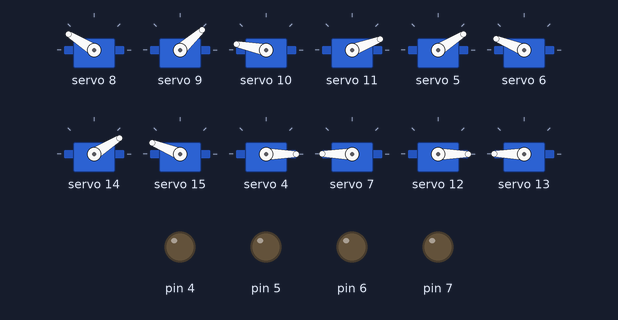
This sketch was run on a simulated Arduino Nano, built with avr-gcc and run on an emulated ATmega328P. Shown: 12 × servo, output pins drawn as LEDs (lit = HIGH).

Above: at 0.05 s.
At 5.55 s:
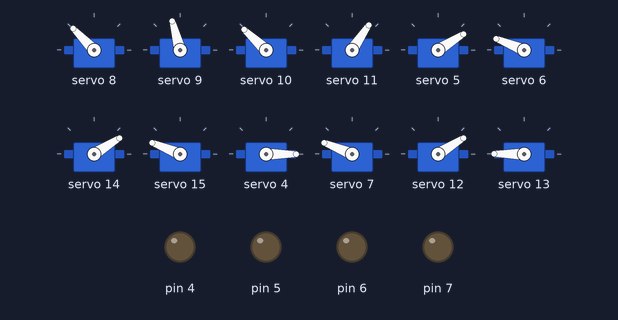
At 11.15 s:
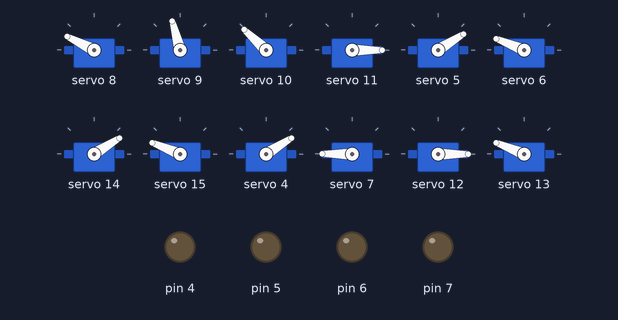
At 16.75 s:
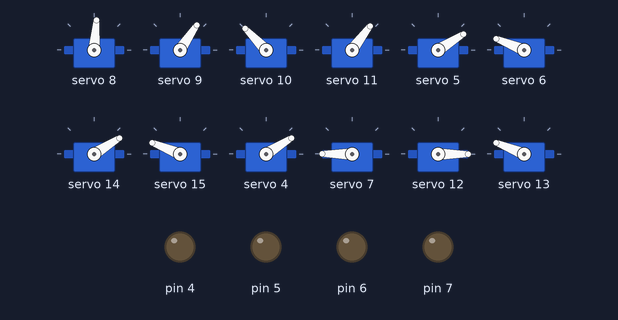
At 22.35 s:
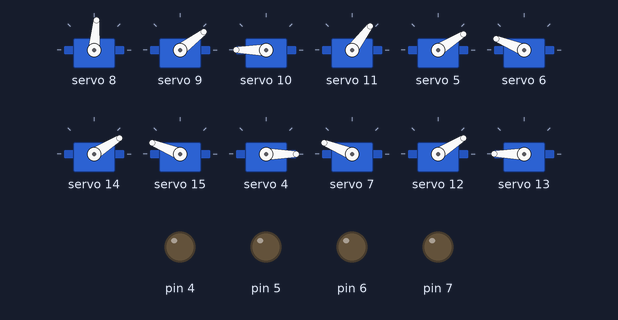
Timing chart, 0 to 29.1 s (numbered marks = the images above):
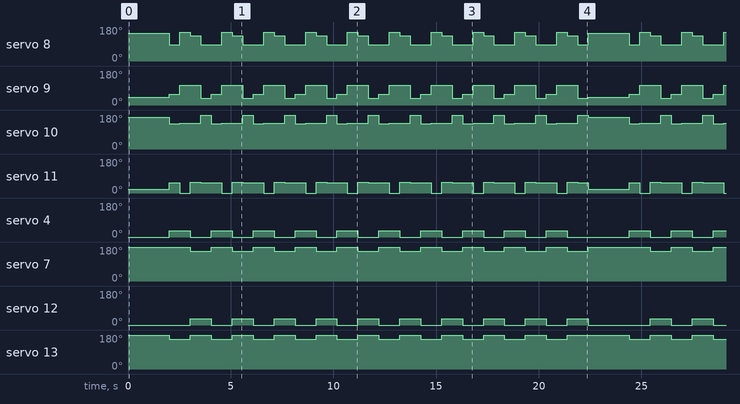

The sketch:

quadruped_walking_robot_arduino_program.ino
```cpp
#include <Wire.h>
#include <Adafruit_PWMServoDriver.h>
#include "aoqwrap.h"

AOQWRobotController RC;

typedef enum {
  FLEFT, /*front left*/
  FRIGHT, /*front right*/
  BLEFT, /*back left*/
  BRIGHT /*back right*/
} legPosition;

void setup() {
  RC.BoardInit();

  Serial.begin(115200);

  //実験に必要
  RC.setMultiPin(0);
  // delay(10000);
}


/*Part name of the servo connected to PCA9685*/
//head
#define left_head_servo 0
#define right_head_servo 1
#define center_head_servo 2
//front leg (left)
#define front_leg_left_1 5
#define front_leg_left_2 4
#define front_left_shoulder 8
//front leg (right)
#define front_leg_right_1 6
#define front_leg_right_2 7
#define front_right_shoulder 9
//back leg (left)
#define back_leg_left_1 14
#define back_leg_left_2 12
#define back_left_shoulder 10
//back leg (right)
#define back_leg_right_1 15
#define back_leg_right_2 13
#define back_right_shoulder 11

int fll[] = {front_left_shoulder, front_leg_left_1, front_leg_left_2};
int flr[] = {front_right_shoulder, front_leg_right_1, front_leg_right_2};
int bll[] = {back_left_shoulder, back_leg_left_1, back_leg_left_2};
int blr[] = {back_right_shoulder, back_leg_right_1, back_leg_right_2};

void standUp(){
  int i, arg;
  for(i=0; i<3; i++){
    switch(i){
      case 0:
        arg = 100;
        RC.servoWrite(fll[i], arg, DS3218MG);
        RC.servoWrite(flr[i], 180-arg, DS3218MG);
        RC.servoWrite(bll[i], arg+10, DS3218MG);
        RC.servoWrite(blr[i], 180-arg-10, DS3218MG);
        break;
      case 1:
        arg = 30;
        RC.servoWrite(fll[i], 30, DS3218MG);
        RC.servoWrite(flr[i], 180-30, DS3218MG);
        RC.servoWrite(bll[i], 30, DS3218MG);
        RC.servoWrite(blr[i], 180-30, DS3218MG);
        break;
      case 2:
        arg = 70;
        RC.servoWrite(fll[i], arg, DS3218MG);
        RC.servoWrite(flr[i], 180-arg, DS3218MG);
        RC.servoWrite(bll[i], arg, DS3218MG);
        RC.servoWrite(blr[i], 180-arg, DS3218MG);
        break;
      default:
        break;
    }
  }
}

void squat(){
  int i, arg;
  for(i=0; i<3; i++){
    switch(i){
      case 0:
        arg = 140;
        RC.servoWrite(fll[i], arg, DS3218MG);
        RC.servoWrite(flr[i], 180-arg, DS3218MG);
        RC.servoWrite(bll[i], arg+20, DS3218MG);
        RC.servoWrite(blr[i], 180-arg-20, DS3218MG);
        break;
      case 1:
        arg = 30;
        RC.servoWrite(fll[i], arg, DS3218MG);
        RC.servoWrite(flr[i], 180-arg, DS3218MG);
        RC.servoWrite(bll[i], arg, DS3218MG);
        RC.servoWrite(blr[i], 180-arg, DS3218MG);
        break;
      case 2:
        arg = 0;
        RC.servoWrite(fll[i], arg, DS3218MG);
        RC.servoWrite(flr[i], 180-arg, DS3218MG);
        RC.servoWrite(bll[i], arg, DS3218MG);
        RC.servoWrite(blr[i], 180-arg, DS3218MG);
        break;
      default:
        break;
    }
  }
}

void bendingAndStretching(legPosition lp) {
  switch (lp) {
    case FLEFT:
      RC.servoWrite(front_leg_left_2, 180-180, DS3218MG);
      RC.servoWrite(front_left_shoulder, 180-30, DS3218MG);
      delay(150);
      RC.servoWrite(front_leg_left_2, 180-120, DS3218MG);
      RC.servoWrite(front_left_shoulder, 180-80, DS3218MG);
      delay(150);
      break;
    case FRIGHT:
      RC.servoWrite(front_leg_right_2, 180, DS3218MG);
      RC.servoWrite(front_right_shoulder, 30, DS3218MG);
      delay(150);
      RC.servoWrite(front_leg_right_2, 120, DS3218MG);
      RC.servoWrite(front_right_shoulder, 80, DS3218MG);
      delay(150);
      break;
    case BLEFT:
      RC.servoWrite(back_leg_left_2, 180-180, DS3218MG);
      RC.servoWrite(back_left_shoulder, 180-30, DS3218MG);
      delay(150);
      RC.servoWrite(back_leg_left_2, 180-120, DS3218MG);
      RC.servoWrite(back_left_shoulder, 180-70, DS3218MG);
      delay(150);
      break;
    case BRIGHT:
      RC.servoWrite(back_leg_right_2, 180, DS3218MG);
      RC.servoWrite(back_right_shoulder, 30, DS3218MG);
      delay(150);
      RC.servoWrite(back_leg_right_2, 120, DS3218MG);
      RC.servoWrite(back_right_shoulder, 70, DS3218MG);
      delay(150);
      break;
    default:
      break;
  }
}

void flRigth(int posNum, int st, int mt, int et){
  switch (posNum) {
    case 1:
      RC.servoWrite(front_leg_right_1, 150, DS3218MG); RC.servoWrite(front_leg_right_2, 180, DS3218MG); RC.servoWrite(front_right_shoulder, st, DS3218MG);
      break;
    case 2:
      RC.servoWrite(front_leg_right_1, 150, DS3218MG); RC.servoWrite(front_leg_right_2, 180, DS3218MG); RC.servoWrite(front_right_shoulder, mt, DS3218MG);
      break;
    case 3:
      RC.servoWrite(front_leg_right_1, 150, DS3218MG); RC.servoWrite(front_leg_right_2, 150, DS3218MG); RC.servoWrite(front_right_shoulder, mt, DS3218MG);
      break;
    case 4:
      RC.servoWrite(front_leg_right_1, 150, DS3218MG); RC.servoWrite(front_leg_right_2, 150, DS3218MG); RC.servoWrite(front_right_shoulder, et, DS3218MG);
      break;
    default:
      break;;
  }
}

void blRight(int posNum, int st, int mt, int et){
  switch (posNum) {
    case 1:
      RC.servoWrite(back_leg_right_1, 150, DS3218MG); RC.servoWrite(back_leg_right_2, 180, DS3218MG); RC.servoWrite(back_right_shoulder, st, DS3218MG);
      break;
    case 2:
      RC.servoWrite(back_leg_right_1, 150, DS3218MG); RC.servoWrite(back_leg_right_2, 180, DS3218MG); RC.servoWrite(back_right_shoulder, mt, DS3218MG);
      break;
    case 3:
      RC.servoWrite(back_leg_right_1, 150, DS3218MG); RC.servoWrite(back_leg_right_2, 150, DS3218MG); RC.servoWrite(back_right_shoulder, mt, DS3218MG);
      break;
    case 4:
      RC.servoWrite(back_leg_right_1, 150, DS3218MG); RC.servoWrite(back_leg_right_2, 150, DS3218MG); RC.servoWrite(back_right_shoulder, et, DS3218MG);
      break;
    default:
      break;;
  }
}

void flLeft(int posNum, int st, int mt, int et){
  switch (posNum) {
    case 1:
      RC.servoWrite(front_leg_left_1, 180-150, DS3218MG); RC.servoWrite(front_leg_left_2, 180-180, DS3218MG); RC.servoWrite(front_left_shoulder, 180-st, DS3218MG);
      break;
    case 2:
      RC.servoWrite(front_leg_left_1, 180-150, DS3218MG); RC.servoWrite(front_leg_left_2, 180-180, DS3218MG); RC.servoWrite(front_left_shoulder, 180-mt, DS3218MG);
      break;
    case 3:
      RC.servoWrite(front_leg_left_1, 180-150, DS3218MG); RC.servoWrite(front_leg_left_2, 180-150, DS3218MG); RC.servoWrite(front_left_shoulder, 180-mt, DS3218MG);
      break;
    case 4:
      RC.servoWrite(front_leg_left_1, 180-150, DS3218MG); RC.servoWrite(front_leg_left_2, 180-150, DS3218MG); RC.servoWrite(front_left_shoulder, 180-et, DS3218MG);
      break;
    default:
      break;;
  }
}

void blLeft(int posNum, int st, int mt, int et){
  switch (posNum) {
    case 1:
      RC.servoWrite(back_leg_left_1, 180-150, DS3218MG); RC.servoWrite(back_leg_left_2, 180-180, DS3218MG); RC.servoWrite(back_left_shoulder, 180-st, DS3218MG);
      break;
    case 2:
      RC.servoWrite(back_leg_left_1, 180-150, DS3218MG); RC.servoWrite(back_leg_left_2, 180-180, DS3218MG); RC.servoWrite(back_left_shoulder, 180-mt, DS3218MG);
      break;
    case 3:
      RC.servoWrite(back_leg_left_1, 180-150, DS3218MG); RC.servoWrite(back_leg_left_2, 180-150, DS3218MG); RC.servoWrite(back_left_shoulder, 180-mt, DS3218MG);
      break;
    case 4:
      RC.servoWrite(back_leg_left_1, 180-150, DS3218MG); RC.servoWrite(back_leg_left_2, 180-150, DS3218MG); RC.servoWrite(back_left_shoulder, 180-et, DS3218MG);
      break;
    default:
      break;
  }
}


void loop() {
  // bendingAndStretching(FLEFT);
  // bendingAndStretching(FRIGHT);
  // bendingAndStretching(BLEFT);
  // bendingAndStretching(BRIGHT);

  // RC.servoWrite(front_leg_right_1, 0, EXHAUSTION);
  // RC.servoWrite(center_head_servo, 160, SG90);
  // RC.servoWrite(left_head_servo, 130, SG90);
  // RC.servoWrite(right_head_servo,130, SG90);

  // RC.servoWrite(front_leg_right_1, 0, EXHAUSTION);
  // RC.servoWrite(front_leg_right_2, 0, EXHAUSTION);
  // RC.servoWrite(front_right_shoulder, 0, EXHAUSTION);
  // RC.servoWrite(front_leg_left_1, 0, EXHAUSTION);
  // RC.servoWrite(front_leg_left_2, 0, EXHAUSTION);
  // RC.servoWrite(front_left_shoulder, 0, EXHAUSTION);
  // RC.servoWrite(back_leg_right_1, 0, EXHAUSTION);
  // RC.servoWrite(back_leg_right_2, 0, EXHAUSTION);
  // RC.servoWrite(back_right_shoulder, 0, EXHAUSTION);
  // RC.servoWrite(back_leg_left_1, 0, EXHAUSTION);
  // RC.servoWrite(back_leg_left_2, 0, EXHAUSTION);
  // RC.servoWrite(back_left_shoulder, 0, EXHAUSTION);

  // RC.setMultiPin(15); int num_s = analogRead(A7); int deg_s = RC.servoGetDeg(num_s, DS3218MG); Serial.print(deg_s); Serial.print(":");
  // RC.setMultiPin(14); num_s = analogRead(A7); deg_s = RC.servoGetDeg(num_s, DS3218MG); Serial.print(deg_s); Serial.print(":");
  // RC.setMultiPin(13); num_s = analogRead(A7); deg_s = RC.servoGetDeg(num_s, DS3218MG); Serial.println(deg_s);

  // standUp();delay(2000);

  squat();delay(2000);
  for (int i=0; i<10; i++){
  int fArgS = 53; int bArgS = 53;
  int fArgM = 100; int bArgM = 50;
  int fArgE = 35; int bArgE = 0;
    flRigth(1, fArgS, fArgM, fArgE); blLeft(1, bArgS, bArgM, bArgE); flLeft(3, fArgS, fArgM, fArgE); blRight(3, bArgS, bArgM, bArgE); delay(500);
    flRigth(2, fArgS, fArgM, fArgE); blLeft(2, bArgS, bArgM, bArgE); flLeft(4, fArgS, fArgM, fArgE); blRight(4, bArgS, bArgM, bArgE); delay(500);
    flRigth(3, fArgS, fArgM, fArgE); blLeft(3, bArgS, bArgM, bArgE); flLeft(1, fArgS, fArgM, fArgE); blRight(1, bArgS, bArgM, bArgE); delay(500);
    flRigth(4, fArgS, fArgM, fArgE); blLeft(4, bArgS, bArgM, bArgE); flLeft(2, fArgS, fArgM, fArgE); blRight(2, bArgS, bArgM, bArgE); delay(500);
  }
}
  // delay(1000);
  // RC.servoWrite(front_leg_right_1, 0, EXHAUSTION);
  // RC.servoWrite(left_head_servo, 0, EXHAUSTION);
  // RC.servoWrite(right_head_servo, 0, EXHAUSTION);
  // RC.servoWrite(center_head_servo, 0, EXHAUSTION);
  // RC.servoWrite(center_head_servo, 160, SG90);
  // RC.servoWrite(left_head_servo, 50, SG90);
  // RC.servoWrite(right_head_servo,50, SG90);
  /*
  for (int deg=0; deg < 180; deg++) {
    DS3218MGservoWrite(0, deg);
    Serial.println(DS3218MGservoGetDeg(analogRead(6)));
    delay(10);
  }
  for (int deg=0; deg < 180; deg++) {
    DS3218MGservoWrite(0, 180-deg);
    Serial.println(DS3218MGservoGetDeg(analogRead(6)));
    delay(50);
  }*/

  /*
  setMultiPin(0); int num = analogRead(A6); Serial.println(num);
  int deg = map(num, 0, 1023, 0, 180);
  servoWrite(0, deg); servoWrite(1, 180-deg);
  */
  /*
  //外界の力に応じて、角度を取得しながら脱力せずに動かす。
  setMultiPin(0); int num = analogRead(A6); int deg = DS3218MGservoGetDeg(num);
  Serial.println(deg);
  DS3218MGservoWrite(0, deg);
  */
  /*
  float deg_diff;

  int target = 145;
  do {
     setMultiPin(0); int num = analogRead(A6); int deg = DS3218MGservoGetDeg(num);
     deg_diff = target - deg;
     DS3218MGservoWrite(0, deg + deg_diff / exp(abs(deg_diff) / 40));
     Serial.println(deg);
  }while(abs(deg_diff) > 4);

  target = 0;
  do {
     setMultiPin(0); int num = analogRead(A6); int deg = DS3218MGservoGetDeg(num);
     deg_diff = target - deg;
     DS3218MGservoWrite(0, deg + deg_diff / exp(abs(deg_diff) / 40));
     Serial.println(deg);
  }while(abs(deg_diff) > 4);*/


/*サンプル
int num[2][16];

void loop() {
  for (int i=0; i<16; i++) {
    setMultiPin(i);     //マルチプレクサ上のピンを指定する
    num[0][i] = analogRead(A6); num[1][i] = analogRead(A7);    //ピンを指定した後は、analogRead()でA6, A7を指定すればよい。
  }

  //シリアルモニタへ表示
  for(int i=0; i<2; i++) {
    for(int j=0; j<16; j++){
      Serial.print(16 * i + j); Serial.print(" pin:");Serial.print(num[i][j]); Serial.print("  ");
    }
  }
  Serial.println();
}
*/

//int get_all_servo_degree(int *all_servo_degree[16]) {
//  //A6に接続された74hc4067に接続された16個全てのサーボの角度を取得する関数。setMultiPin
//  //リストで16個のサーボの角度を取得するため、リストのポインタをリストとして与える。
//  int val;
//
//  for (int i=0; i<16; i++) {
//    setMultiPin(i);
//    val = analogRead(A6);
//    *all_servo_degree[i] = DS3218MGservoGetDeg(val);
//  }
//}
```

aoqwrap.cpp
```cpp
#include <arduino.h>

#include <Wire.h>
#include <Adafruit_PWMServoDriver.h>
#include "aoqwrap.h"

Adafruit_PWMServoDriver pwm = Adafruit_PWMServoDriver();

//Function to rotate a servo
void AOQWRobotController::servoWrite(int ser_n, int deg, serType type) {
  switch(type){
    case SG90:
      deg = map(deg, 0, 180, SERVOMIN, SERVOMAX);
      pwm.setPWM(ser_n, 0, deg);
      break;
    case DS3218MG:
      deg = map(deg, 0, 180, DS3218MG_SERVOMIN, DS3218MG_SERVOMAX);
      pwm.setPWM(ser_n, 0, deg);
      break;
    case EXHAUSTION:
      pwm.setPWM(ser_n, 0, 0);
      break;
    default:
      break;
  }
}

//Function to get the rotation angle from a modified PWM servo.
int AOQWRobotController::servoGetDeg(int analog_val, serType type) {
  int deg;
  switch(type){
    case SG90:
      deg = map(analog_val, minVal, maxVal, 0, 180);
      return deg;
    case DS3218MG:
      deg = map(analog_val, DS3218MG_minVal, DS3218MG_maxVal, 0, 180);
      return deg;
    default:
      break;
  }
}

/*
(Function to specify the multiplexer pins.)
Function to set the appropriate pin among the multiplexer pins (Y0~Y15).
For pin_num, specify Y0~Y15 as 0~15.
Assembly language was used to speed up the process.
  *The input/output pins of ATmega328p, D0~D7 are managed by PORTD(PD). (D8~D13 is PORTB, A0~A5 is PORTC)
  *D0~D7 can be defined in binary, if PORTD = 0b00000000, then D0~D7 are all LOW.
    *The order is 0bD7D6D5D4D3D2D1D0.
  *If you want to leave pin0 unchanged and only pin1 LOW, "PORTD &= ~0bD7D6D5D4D3D2D1D0; //D7D6D5D4D3D2D1D0 is optional".
  *If you want to leave pin0 unchanged and only pin1 HIGH, "PORTD |= 0bD7D6D5D4D3D2D1D0; //D7D6D5D4D3D2D1D0 is optional".
  *The common denominator is that no changes are made to pins other than the one specified as 1,
   which is due to the fact that only D4~D7 are used to control the multiplexer.

  //In the following, D4~D7 are specified in two steps.
  //Location (a) Initialize all D4~D7 with 0
  //Location (b) Set only the corresponding pins of D4~D7 to 1
*/
int AOQWRobotController::setMultiPin(int pin_num) {
  PORTD &= ~0b11110000;    //(a)
  switch (pin_num) {       //(b)
    case 0: //0000
      PORTD |= 0b00000000; break;
    case 1: //0000
      PORTD |= 0b10000000; break;
    case 2: //0000
      PORTD |= 0b01000000; break;
    case 3: //0000
      PORTD |= 0b11000000; break;
    case 4: //0000
      PORTD |= 0b00100000; break;
    case 5: //0000
      PORTD |= 0b10100000; break;
    case 6: //0000
      PORTD |= 0b01100000; break;
    case 7: //0000
      PORTD |= 0b11100000; break;
    case 8: //0000
      PORTD |= 0b00010000; break;
    case 9: //0000
      PORTD |= 0b10010000; break;
    case 10: //0000
      PORTD |= 0b01010000; break;
    case 11: //0000
      PORTD |= 0b11010000; break;
    case 12: //0000
      PORTD |= 0b00110000; break;
    case 13: //0000
      PORTD |= 0b10110000; break;
    case 14: //0000
      PORTD |= 0b01110000; break;
    case 15: //0000
      PORTD |= 0b11110000; break;
  }
  return 0;
}

//Initializer
void AOQWRobotController::BoardInit(){
  //Multiplexer control pins
  pinMode(4, OUTPUT);
  pinMode(5, OUTPUT);
  pinMode(6, OUTPUT);
  pinMode(7, OUTPUT);

  pwm.begin();
  pwm.setPWMFreq(60);
}
```

aoqwrap.h
```cpp
/*
Program Description
1. This program was created for use with the early quadruped robots made by AGIRobots.
2. Board used: arduino nano v3
　　You have to use ATmegs328p (Old Bootloader).
    However, this does not apply if you have changed to the latest nano.
3. Other modules installed
　　　　74HC4067 x 2 : Multiplexer (used to add analog pins)
　　　　MPU6050 x 2 : Gyro sensor & temperature sensor
　　　　PCA9685 x 1 : Used to control RC servos
4. Specifications of the control board to be used (Available pins)
   Analog pins: A0~A3, Y0~Y15(A6), Y0~Y15(A7), total 36 pins
               *A4 (SDA) and A5 (SCL) are used for I2C communication.
               *A6 and A7 are input/output through multiplexer
                 → Specify the pins with multiplexer and execute analogRead(A6) and analogRead(A7) to read them.
   Digital pins: D0~D3, D8~D13, total 10 pins
   　　　　　　　Four pins (D4~D7) are used to control the multiplexer.
5. Functions available in this library (Available through AOQWRobotController class)
    void servoWrite(int ser_n, int deg);            //Function to rotate a servo
    int servoGetDeg(int analog_val, serType type);  //Function to get the rotation angle from a modified PWM servo.
    int setMultiPin(int pin_num);                   //Function to specify the multiplexer pins.
    void BoardInit();                               //Initializer
*/

#ifndef _aoqwrap_h
#define _aoqwrap_h
#include <arduino.h>

#include <Wire.h>
#include <Adafruit_PWMServoDriver.h>

/*Pulse width for general servo motor use*/
#define SERVOMIN 140
#define SERVOMAX 610
#define CENTER 375
/*
Define the input values at 0 degrees and 180 degrees
that are needed to get the angle of a typical servo.
*/
/*Analog input at 0 degree (obtained from experiment) <- Be resourceful.*/
#define minVal 50
/*Analog input at 180 degree (obtained from experiment) <- Be resourceful.*/
#define maxVal 600

/*
In general, the pulse widths are as shown above, but the following
pulse widths are most suitable for our servo (DS3218MG).
*/
#define DS3218MG_SERVOMIN 135
#define DS3218MG_SERVOMAX 615
#define DS3218MG_CENTER 375
/*
To get the angle of the servo used in this project (DS3218MG),
define the input value ranges of "0" and "180 degrees".
*/
/*Analog input at 0 degree (obtained from experiment) <- Be resourceful.*/
#define DS3218MG_minVal 55
/*Analog input at 180 degree (obtained from experiment) <- Be resourceful.*/
#define DS3218MG_maxVal 610

/*
An enumeration that allows you to simply specify the servos
to be used by name and the appropriate parameters will be used.
*/
typedef enum {
    SG90,
    DS3218MG,
    EXHAUSTION  /*Specify when you want to de-power the servo.*/
} serType;

class AOQWRobotController
{
  public:
    //Function to rotate a servo
    void servoWrite(int ser_n, int deg, serType type);
    //Function to get the rotation angle from a modified PWM servo.
    int servoGetDeg(int analog_val, serType type);
    //Function to specify the multiplexer pins.
    int setMultiPin(int pin_num);
    //Initializer
    void BoardInit();
};
#endif
```

Measured:
- by itself, servo 8: moves between 85° and 153°, repeating every 22.4 s
- by itself, servo 9: moves between 37° and 105°, repeating every 22.4 s
- by itself, servo 10: moves between 134° and 180°, repeating every 22.4 s
- by itself, servo 11: moves between 0° and 56°, repeating every 22.4 s
- by itself, servo 4, servo 12: repeats every 22.4 s: 9 × (0° 1.0 s, 32° 1.0 s), 0° 3.0 s, 32° 1.0 s
- by itself, servo 7, servo 13: repeats every 22.4 s: 9 × (180° 1.0 s, 158° 1.0 s), 180° 3.0 s, 158° 1.0 s
